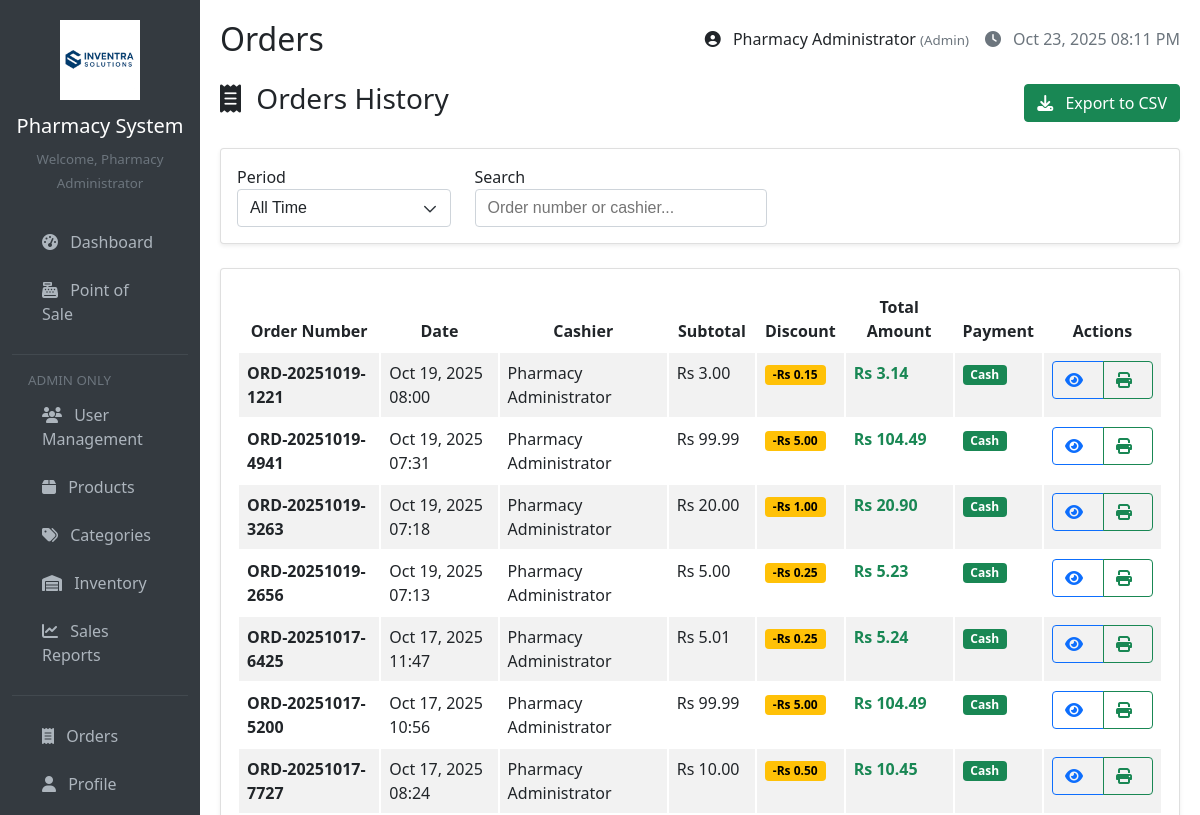
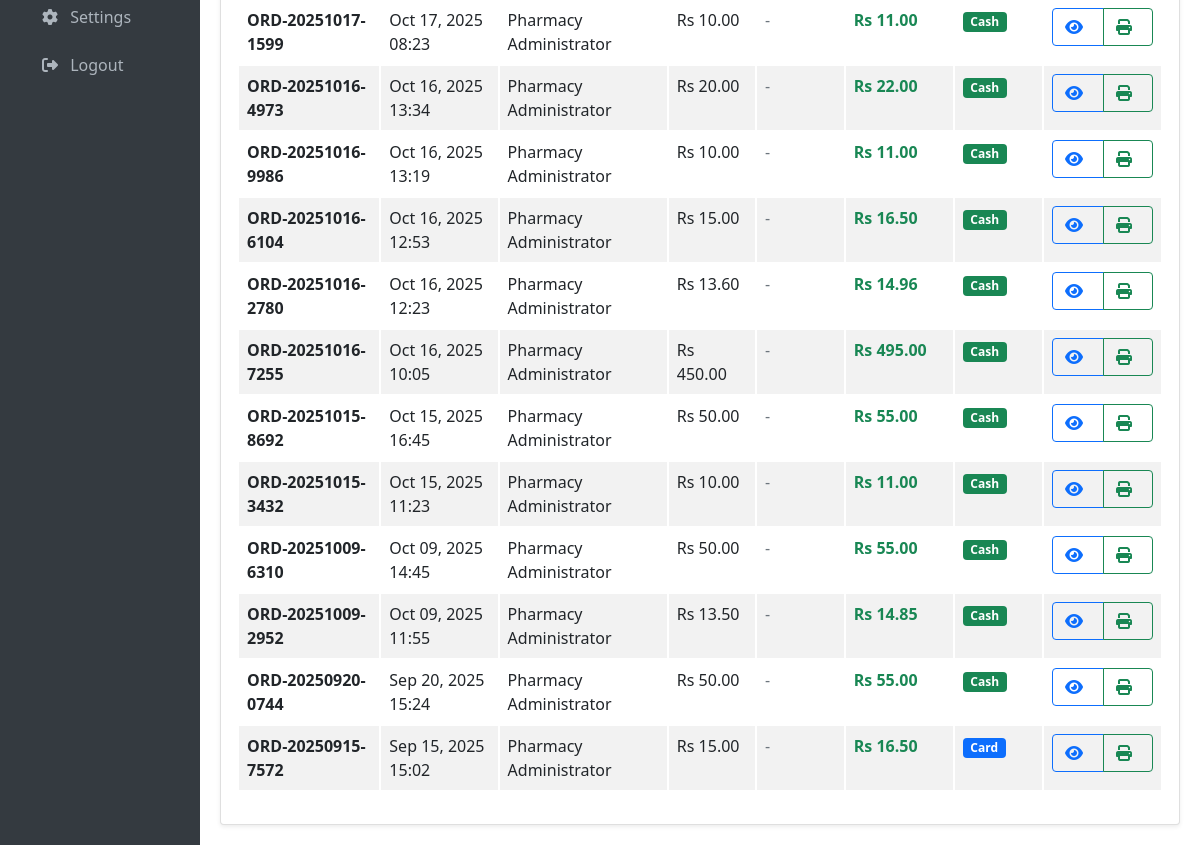
The page /pages/orders.php (signed in) on the database as committed earlier (2 pictures, top to bottom).
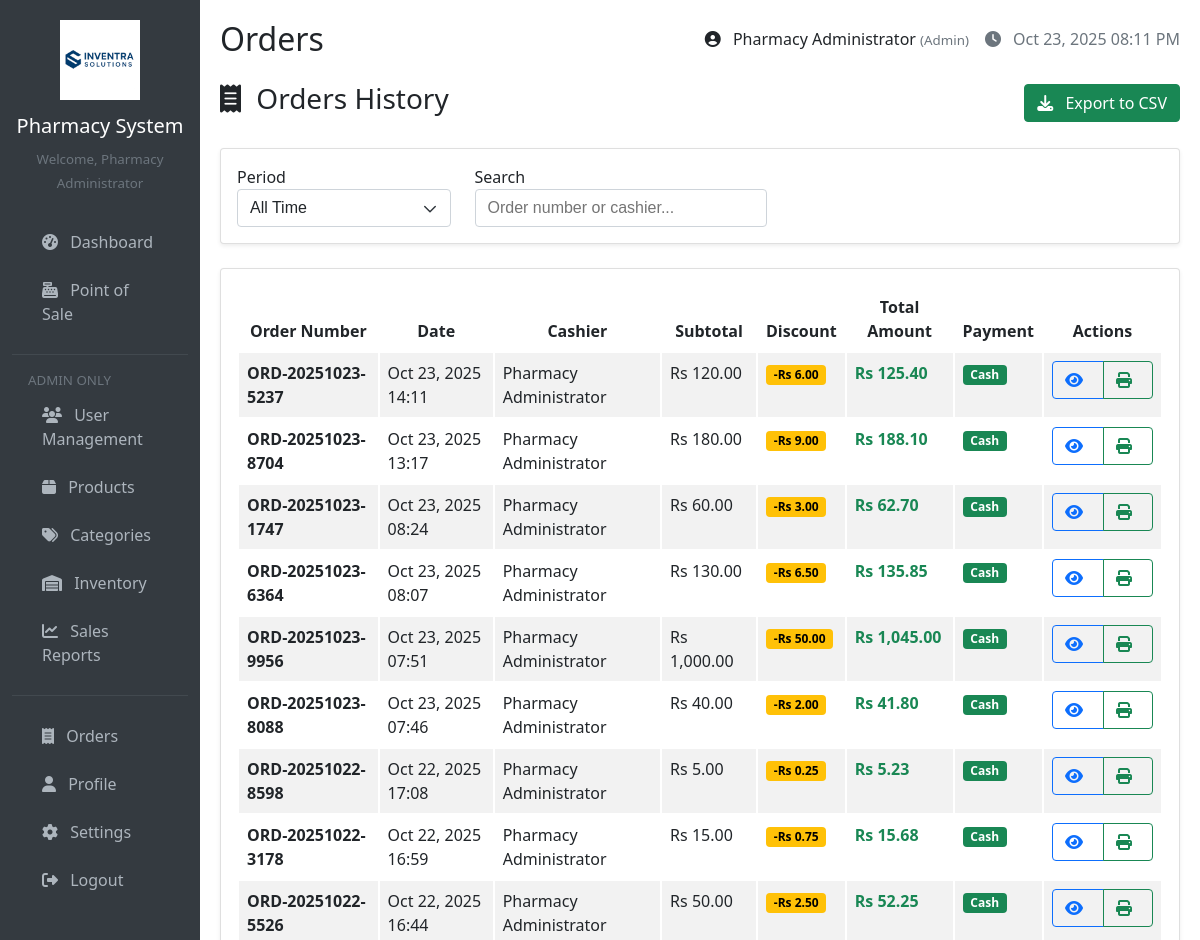
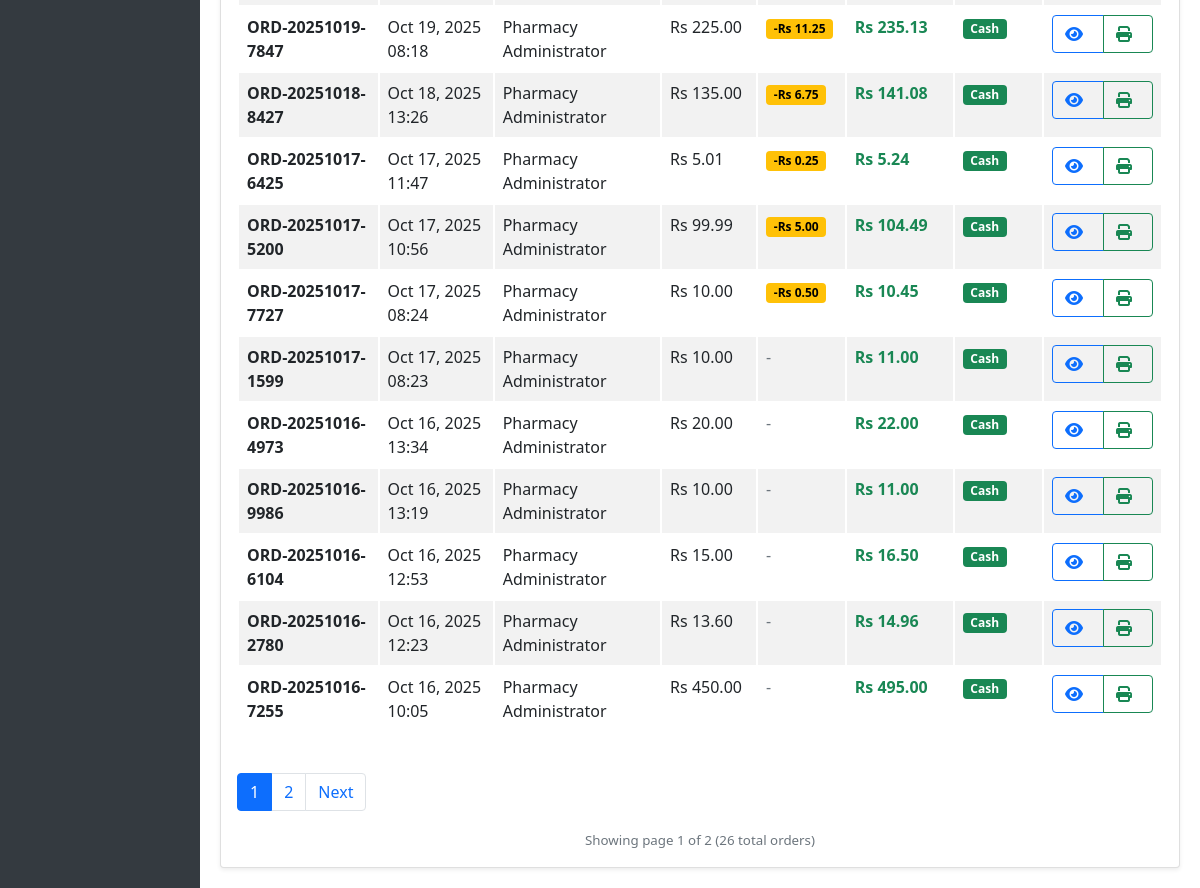
The same page on the database as committed later (2 pictures, top to bottom).
### tables this page shows
CREATE TABLE `orders` (
  `id` int(11) NOT NULL,
  `order_number` varchar(20) NOT NULL,
  `cashier_id` int(11) NOT NULL,
  `subtotal` decimal(10,2) NOT NULL,
  `discount_amount` decimal(10,2) DEFAULT 0.00,
  `tax_amount` decimal(10,2) DEFAULT 0.00,
  `total_amount` decimal(10,2) NOT NULL,
  `payment_method` enum('cash','card','other') DEFAULT 'cash',
  `order_type` enum('takeaway','delivery') DEFAULT 'takeaway',
  `delivery_charge` decimal(10,2) DEFAULT 0.00,
  `status` varchar(20) DEFAULT 'completed',
  `refund_amount` decimal(10,2) DEFAULT 0.00,
  `order_date` timestamp NOT NULL DEFAULT current_timestamp()
);

CREATE TABLE `users` (
  `id` int(11) NOT NULL,
  `username` varchar(50) NOT NULL,
  `email` varchar(100) DEFAULT NULL,
  `password` varchar(255) NOT NULL,
  `role` enum('admin','cashier') DEFAULT 'cashier',
  `full_name` varchar(100) NOT NULL,
  `created_at` timestamp NOT NULL DEFAULT current_timestamp(),
  `updated_at` timestamp NOT NULL DEFAULT current_timestamp() ON UPDATE current_timestamp(),
  `is_active` tinyint(1) DEFAULT 1
);

### config/database.php (called while the page is built, shortened)
<?php
function getConnection() {
    $connection = new mysqli(DB_HOST, DB_USER, DB_PASS, DB_NAME);
    $connection->set_charset("utf8");
    return $connection;
}
function executeQuery($query, $types = '', $params = []) {
    $conn = getConnection();
    $stmt = $conn->prepare($query);
    $stmt->execute();
    $result = $stmt->get_result();
    if ($result) {
        $data = $result->fetch_all(MYSQLI_ASSOC);
        return $data;
    }
    return false;
}
?>

### includes/functions.php (called while the page is built, shortened)
<?php
function formatCurrency($amount) {
    return 'Rs ' . number_format($amount, 2);
}
function formatDate($date, $format = 'M d, Y H:i') {
    return date($format, strtotime($date));
}
function sanitizeInput($data) {
    return htmlspecialchars(trim($data), ENT_QUOTES, 'UTF-8');
}
?>

### pages/orders.php (the view, shortened to what the changed rows need)
<?php
require_once '../config/database.php';
require_once '../includes/functions.php';
$search = isset($_GET['search']) ? sanitizeInput($_GET['search']) : '';
require_once '../includes/header.php';
$page = isset($_GET['page']) ? max(1, (int)$_GET['page']) : 1;
$limit = 20;
$offset = ($page - 1) * $limit;
$whereConditions = [];
$searchParams = [];
$searchTypes = "";
$whereClause = !empty($whereConditions) ? "WHERE " . implode(" AND ", $whereConditions) : "";
$ordersQuery = "SELECT o.*, u.full_name as cashier_name
                FROM orders o
                JOIN users u ON o.cashier_id = u.id
                $whereClause
                ORDER BY o.order_date DESC
                LIMIT $limit OFFSET $offset";
$orders = executeQuery($ordersQuery, $searchTypes, $searchParams);
$countQuery = "SELECT COUNT(*) as total FROM orders o JOIN users u ON o.cashier_id = u.id $whereClause";
$countResult = executeQuery($countQuery, $searchTypes, $searchParams);
$totalOrders = $countResult[0]['total'];
$totalPages = ceil($totalOrders / $limit);
$orderDetails = null;
$orderItems = [];
?>
<?php if ($orderDetails): ?>
    <div class="d-flex justify-content-between align-items-center mb-4">
        <h3><i class="fas fa-receipt"></i> Order Details - <?php echo $orderDetails['order_number']; ?></h3>
        <div>
            <span class="badge bg-<?php
                echo $orderDetails['status'] == 'completed' ? 'success' :
                    ($orderDetails['status'] == 'pending' ? 'warning' :
                    ($orderDetails['status'] == 'returned' ? 'danger' : 'secondary'));
            ?> me-2" style="font-size: 0.9rem; padding: 0.5rem 0.75rem;">
                <?php echo ucfirst($orderDetails['status']); ?>
            </span>
            <a href="?view=<?php echo $orderDetails['id']; ?>" class="btn btn-info me-2">
                <i class="fas fa-eye"></i> View
            </a>
            <a href="receipt.php?order_id=<?php echo $orderDetails['id']; ?>" class="btn btn-primary me-2" target="_blank">
                <i class="fas fa-print"></i> Print
            </a>
            <a href="orders.php" class="btn btn-secondary">
                <i class="fas fa-arrow-left"></i> Back
            </a>
        </div>
    </div>
    <div class="modal fade" id="statusModal" tabindex="-1">
        <div class="modal-dialog">
            <div class="modal-content">
                <form method="POST">
                    <input type="hidden" name="order_id" id="modalOrderId">
                    <div class="modal-header">
                        <h5 class="modal-title">Update Order Status</h5>
                    </div>
                    <div class="modal-body">
                        <input type="hidden" name="order_id" value="<?php echo $orderDetails['id']; ?>">
                        <div class="mb-3">
                            <label class="form-label">Current Status</label>
                            <div class="alert alert-info">
                                <strong><?php echo ucfirst($orderDetails['status']); ?></strong>
                            </div>
                        </div>
<div class="mb-3">
    <label class="form-label">New Status *</label>
    <select name="order_status" id="statusSelect" class="form-select" required>
        <option value="completed" <?php echo $orderDetails['status'] == 'completed' ? 'selected' : ''; ?>>Completed</option>
        <option value="returned" <?php echo $orderDetails['status'] == 'returned' ? 'selected' : ''; ?>>Returned</option>
    </select>
</div>
                        <div class="alert alert-warning" id="returnWarning" style="display: none;">
                            <i class="fas fa-exclamation-triangle"></i>
                            <strong>Return Warning:</strong> Marking this order as returned will refund
                            <strong><?php echo formatCurrency($orderDetails['total_amount']); ?></strong>
                            and this amount will be deducted from today's sales report.
                        </div>
                    </div>
                    <div class="modal-footer">
                     <button type="submit" name="update_status" class="mb-3 btn btn-primary">Update Status</button>
                    </div>
                </form>
            </div>
        </div>
    </div>
    <div class="row">
        <div class="col-md-4">
            <div class="card">
                <div class="card-header">
                    <h6 class="card-title mb-0">Order Information</h6>
                </div>
                <div class="card-body">
                    <table class="table table-sm">
                        <tr>
                            <td><strong>Order Number:</strong></td>
                            <td><?php echo sanitizeInput($orderDetails['order_number']); ?></td>
                        </tr>
                        <tr>
                            <td><strong>Date:</strong></td>
                            <td><?php echo formatDate($orderDetails['order_date']); ?></td>
                        </tr>
                        <tr>
                            <td><strong>Cashier:</strong></td>
                            <td><?php echo sanitizeInput($orderDetails['cashier_name']); ?></td>
                        </tr>
                        <tr>
                            <td><strong>Payment Method:</strong></td>
                            <td><?php echo ucfirst($orderDetails['payment_method']); ?></td>
                        </tr>
                        <tr>
                            <td><strong>Subtotal:</strong></td>
                            <td><?php echo formatCurrency($orderDetails['subtotal']); ?></td>
                        </tr>
                        <?php if (isset($orderDetails['discount_amount']) && $orderDetails['discount_amount'] > 0): ?>
                        <tr class="table-warning">
                            <td><strong>Discount:</strong></td>
                            <td class="text-danger">-<?php echo formatCurrency($orderDetails['discount_amount']); ?></td>
                        </tr>
                        <tr>
                            <td><strong>After Discount:</strong></td>
                            <td><?php echo formatCurrency($orderDetails['subtotal'] - $orderDetails['discount_amount']); ?></td>
                        </tr>
                        <?php endif; ?>
                        <tr>
                            <td><strong>Tax:</strong></td>
                            <td><?php echo formatCurrency($orderDetails['tax_amount']); ?></td>
                        </tr>
                        <tr class="table-success">
                            <td><strong>Total:</strong></td>
                            <td><strong><?php echo formatCurrency($orderDetails['total_amount']); ?></strong></td>
                        </tr>
                    </table>
                    <?php if (isset($orderDetails['discount_amount']) && $orderDetails['discount_amount'] > 0): ?>
                    <div class="alert alert-success mt-3 mb-0">
                        <i class="fas fa-tag"></i> <strong>Customer Saved:</strong><br>
                        <?php echo formatCurrency($orderDetails['discount_amount']); ?>
                    </div>
                    <?php endif; ?>
                </div>
            </div>
        </div>
        <div class="col-md-8">
            <div class="card">
                <div class="card-header">
                    <h6 class="card-title mb-0">Order Items</h6>
                </div>
                <div class="card-body">
                    <div class="table-responsive">
                        <table class="table">
                            <thead>
                                <tr>
                                    <th>Product</th>
                                    <th>Barcode</th>
                                    <th>Quantity</th>
                                    <th>Unit Price</th>
                                    <th>Total</th>
                                </tr>
                            </thead>
                            <tbody>
                                <?php foreach ($orderItems as $item): ?>
                                    <tr>
                                        <td><?php echo sanitizeInput($item['product_name']); ?></td>
                                        <td><code><?php echo sanitizeInput($item['barcode']); ?></code></td>
                                        <td><?php echo $item['quantity']; ?></td>
                                        <td><?php echo formatCurrency($item['unit_price']); ?></td>
                                        <td><?php echo formatCurrency($item['total_price']); ?></td>
                                    </tr>
                                <?php endforeach; ?>
                            </tbody>
                        </table>
                    </div>
                </div>
            </div>
        </div>
    </div>
<?php else: ?>
    <div class="card">
        <div class="card-body">
            <div class="table-responsive">
                <table class="table table-striped">
                    <thead>
                        <tr>
                            <th>Order Number</th>
                            <th>Date</th>
                            <th>Cashier</th>
                            <th>Subtotal</th>
                            <th>Discount</th>
                            <th>Total Amount</th>
                            <th>Payment</th>
                            <th>Actions</th>
                        </tr>
                    </thead>
                    <tbody>
                        <?php if (empty($orders)): ?>
                            <tr>
                                <td colspan="8" class="text-center py-4">
                                    <i class="fas fa-receipt fa-3x text-muted mb-3"></i>
                                    <h5 class="text-muted">No orders found</h5>
                                    <?php if ($search): ?>
                                        <p class="text-muted">Try adjusting your search terms</p>
                                        <a href="orders.php" class="btn btn-outline-primary">View All Orders</a>
                                    <?php else: ?>
                                        <p class="text-muted">No sales have been made yet</p>
                                        <a href="pos.php" class="btn btn-primary">Make First Sale</a>
                                    <?php endif; ?>
                                </td>
                            </tr>
                        <?php else: ?>
                            <?php foreach ($orders as $order): ?>
                                <tr>
                                    <td>
                                        <strong><?php echo sanitizeInput($order['order_number']); ?></strong>
                                    </td>
                                    <td><?php echo formatDate($order['order_date']); ?></td>
                                    <td><?php echo sanitizeInput($order['cashier_name']); ?></td>
                                    <td><?php echo formatCurrency($order['subtotal']); ?></td>
                                    <td>
                                        <?php if (isset($order['discount_amount']) && $order['discount_amount'] > 0): ?>
                                            <span class="badge bg-warning text-dark">
                                                -<?php echo formatCurrency($order['discount_amount']); ?>
                                            </span>
                                        <?php else: ?>
                                            <span class="text-muted">-</span>
                                        <?php endif; ?>
                                    </td>
                                    <td>
                                        <strong class="text-success"><?php echo formatCurrency($order['total_amount']); ?></strong>
                                    </td>
                                    <td>
                                        <span class="badge bg-<?php echo $order['payment_method'] == 'cash' ? 'success' : ($order['payment_method'] == 'card' ? 'primary' : 'secondary'); ?>">
                                            <?php echo ucfirst($order['payment_method']); ?>
                                        </span>
                                    </td>
                                    <td>
    <div class="btn-group btn-group-sm">
        <a href="?view=<?php echo $order['id']; ?>" class="btn btn-outline-primary" title="View Details">
            <i class="fas fa-eye"></i>
        </a>
        <a href="receipt.php?order_id=<?php echo $order['id']; ?>" class="btn btn-outline-success" title="Print Receipt" target="_blank">
            <i class="fas fa-print"></i>
        </a>
    </div>
</td>
                                </tr>
                            <?php endforeach; ?>
                        <?php endif; ?>
                    </tbody>
                </table>
            </div>
            <?php if ($totalPages > 1): ?>
                <nav aria-label="Orders pagination" class="mt-4">
                    <ul class="pagination justify-content-center">
                        <?php
                        $start = max(1, $page - 2);
                        $end = min($totalPages, $page + 2);
                        for ($i = $start; $i <= $end; $i++): ?>
                            <li class="page-item <?php echo $i == $page ? 'active' : ''; ?>">
                                <a class="page-link" href="?page=<?php echo $i; ?>&search=<?php echo urlencode($search); ?>">
                                    <?php echo $i; ?>
                                </a>
                            </li>
                        <?php endfor; ?>
                        <?php if ($page < $totalPages): ?>
                            <li class="page-item">
                                <a class="page-link" href="?page=<?php echo $page + 1; ?>&search=<?php echo urlencode($search); ?>">
                                    Next
                                </a>
                            </li>
                        <?php endif; ?>
                    </ul>
                </nav>
                <div class="text-center mt-3">
                    <small class="text-muted">
                        Showing page <?php echo $page; ?> of <?php echo $totalPages; ?>
                        (<?php echo $totalOrders; ?> total orders)
                    </small>
                </div>
            <?php endif; ?>
        </div>
    </div>
<?php endif; ?>
<?php require_once '../includes/footer.php'; ?>

Rows that differ between the two databases and show on the page:
no longer on this page (row unchanged): orders: order_number "ORD-20251015-8692", order_date "Oct 15, 2025 16:45", cashier.full_name "Pharmacy Administrator", subtotal "Rs 50.00", total_amount "Rs 55.00", payment_method "Cash"
no longer on this page (row unchanged): orders: order_number "ORD-20251015-3432", order_date "Oct 15, 2025 11:23", cashier.full_name "Pharmacy Administrator", subtotal "Rs 10.00", total_amount "Rs 11.00", payment_method "Cash"
no longer on this page (row unchanged): orders: order_number "ORD-20251009-6310", order_date "Oct 09, 2025 14:45", cashier.full_name "Pharmacy Administrator", subtotal "Rs 50.00", total_amount "Rs 55.00", payment_method "Cash"
no longer on this page (row unchanged): orders: order_number "ORD-20251009-2952", order_date "Oct 09, 2025 11:55", cashier.full_name "Pharmacy Administrator", subtotal "Rs 13.50", total_amount "Rs 14.85", payment_method "Cash"
no longer on this page (row unchanged): orders: order_number "ORD-20250920-0744", order_date "Sep 20, 2025 15:24", cashier.full_name "Pharmacy Administrator", subtotal "Rs 50.00", total_amount "Rs 55.00", payment_method "Cash"
no longer on this page (row unchanged): orders: order_number "ORD-20250915-7572", order_date "Sep 15, 2025 15:02", cashier.full_name "Pharmacy Administrator", subtotal "Rs 15.00", total_amount "Rs 16.50", payment_method "Card"
added orders: order_number "ORD-20251023-5237", order_date "Oct 23, 2025 14:11", cashier.full_name "Pharmacy Administrator", subtotal "Rs 120.00", discount_amount "Rs 6.00", total_amount "Rs 125.40", payment_method "Cash"
added orders: order_number "ORD-20251023-8704", order_date "Oct 23, 2025 13:17", cashier.full_name "Pharmacy Administrator", subtotal "Rs 180.00", discount_amount "Rs 9.00", total_amount "Rs 188.10", payment_method "Cash"
added orders: order_number "ORD-20251023-1747", order_date "Oct 23, 2025 08:24", cashier.full_name "Pharmacy Administrator", subtotal "Rs 60.00", discount_amount "Rs 3.00", total_amount "Rs 62.70", payment_method "Cash"
added orders: order_number "ORD-20251023-6364", order_date "Oct 23, 2025 08:07", cashier.full_name "Pharmacy Administrator", subtotal "Rs 130.00", discount_amount "Rs 6.50", total_amount "Rs 135.85", payment_method "Cash"
added orders: order_number "ORD-20251023-9956", order_date "Oct 23, 2025 07:51", cashier.full_name "Pharmacy Administrator", subtotal "Rs 1,000.00", discount_amount "Rs 50.00", total_amount "Rs 1,045.00", payment_method "Cash"
added orders: order_number "ORD-20251023-8088", order_date "Oct 23, 2025 07:46", cashier.full_name "Pharmacy Administrator", subtotal "Rs 40.00", discount_amount "Rs 2.00", total_amount "Rs 41.80", payment_method "Cash"
added orders: order_number "ORD-20251022-8598", order_date "Oct 22, 2025 17:08", cashier.full_name "Pharmacy Administrator", subtotal "Rs 5.00", discount_amount "Rs 0.25", total_amount "Rs 5.23", payment_method "Cash"
changed orders: order_number "ORD-20251019-1221" → "ORD-20251022-3178"; order_date "Oct 19, 2025 08:00" → "Oct 22, 2025 16:59"; subtotal "Rs 3.00" → "Rs 15.00"; discount_amount "Rs 0.15" → "Rs 0.75"; total_amount "Rs 3.14" → "Rs 15.68"
changed orders: order_number "ORD-20251019-4941" → "ORD-20251022-5526"; order_date "Oct 19, 2025 07:31" → "Oct 22, 2025 16:44"; subtotal "Rs 99.99" → "Rs 50.00"; discount_amount "Rs 5.00" → "Rs 2.50"; total_amount "Rs 104.49" → "Rs 52.25"
changed orders: order_number "ORD-20251019-3263" → "ORD-20251019-7847"; order_date "Oct 19, 2025 07:18" → "Oct 19, 2025 08:18"; subtotal "Rs 20.00" → "Rs 225.00"; discount_amount "Rs 1.00" → "Rs 11.25"; total_amount "Rs 20.90" → "Rs 235.13"
changed orders: order_number "ORD-20251019-2656" → "ORD-20251018-8427"; order_date "Oct 19, 2025 07:13" → "Oct 18, 2025 13:26"; subtotal "Rs 5.00" → "Rs 135.00"; discount_amount "Rs 0.25" → "Rs 6.75"; total_amount "Rs 5.23" → "Rs 141.08"
Other text that changed with them:
$page: (not shown) → "1"
$totalPages: (not shown) → "2"
$totalOrders: (not shown) → "26"
new list line: "1"
new list line: "2"
text now shown: "Next Showing page of ( total orders)"
